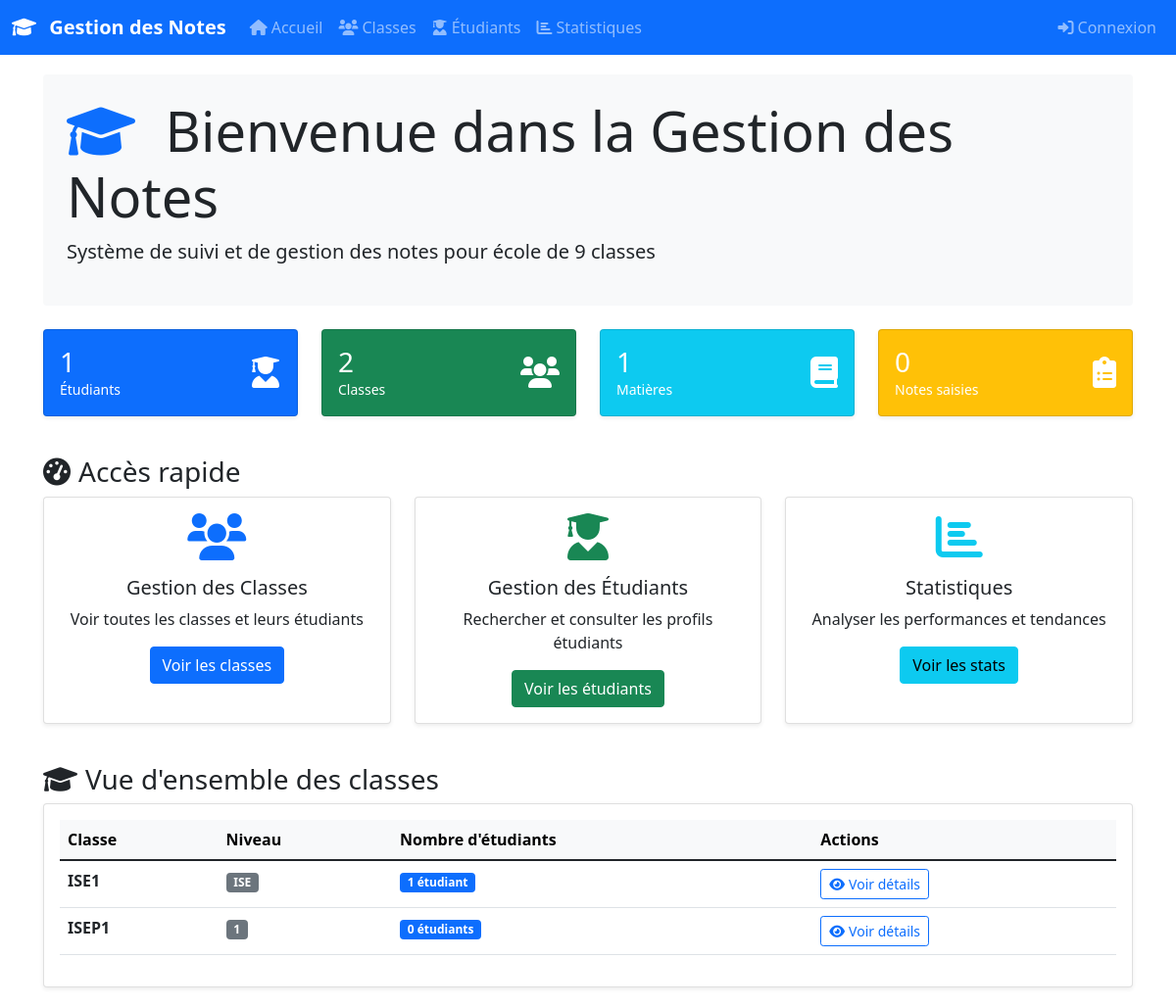
The page / on the database its author committed.
### APP/models.py (models this page shows, shortened)
class Classe(models.Model):
    nom = models.CharField(max_length=50, unique=True)
    niveau = models.CharField(max_length=20)
    annee_scolaire = models.CharField(max_length=10, default="2024-2025")
    class Meta:
        ordering = ['nom']

### APP/views.py (the view)
# urls.py: path('', views.accueil, name='accueil'),
def accueil(request):
    context = {
        'total_etudiants': Etudiant.objects.count(),
        'total_classes': Classe.objects.count(),
        'total_matieres': Matiere.objects.count(),
        'total_notes': Note.objects.count(),
        'classes': Classe.objects.annotate(
            nb_etudiants=Count('etudiants')
        ).order_by('nom')
    }
    return render(request, 'APP/accueil.html', context)

### templates/APP/accueil.html (shortened to what this page needs)
{% extends 'base.html' %}
{% block content %}
<div class="container-fluid">
    <div class="row mb-4">
        <div class="col-12">
            <div class="jumbotron bg-light p-4 rounded">
                <h1 class="display-4">
                    <i class="fas fa-graduation-cap text-primary me-3"></i>
                    Bienvenue dans la Gestion des Notes
                </h1>
                <p class="lead">Système de suivi et de gestion des notes pour école de 9 classes</p>
            </div>
        </div>
    </div>
    <div class="row mb-4">
        <div class="col-lg-3 col-md-6 mb-3">
            <div class="card stat-card bg-primary text-white h-100">
                <div class="card-body d-flex align-items-center">
                    <div class="flex-grow-1">
                        <div class="h3 mb-0">{{ total_etudiants }}</div>
                        <div class="small">Étudiants</div>
                    </div>
                    <div class="ms-3">
                        <i class="fas fa-user-graduate fa-2x"></i>
                    </div>
                </div>
            </div>
        </div>
        <div class="col-lg-3 col-md-6 mb-3">
            <div class="card stat-card bg-success text-white h-100">
                <div class="card-body d-flex align-items-center">
                    <div class="flex-grow-1">
                        <div class="h3 mb-0">{{ total_classes }}</div>
                        <div class="small">Classes</div>
                    </div>
                    <div class="ms-3">
                        <i class="fas fa-users fa-2x"></i>
                    </div>
                </div>
            </div>
        </div>
        <div class="col-lg-3 col-md-6 mb-3">
            <div class="card stat-card bg-info text-white h-100">
                <div class="card-body d-flex align-items-center">
                    <div class="flex-grow-1">
                        <div class="h3 mb-0">{{ total_matieres }}</div>
                        <div class="small">Matières</div>
                    </div>
                    <div class="ms-3">
                        <i class="fas fa-book fa-2x"></i>
                    </div>
                </div>
            </div>
        </div>
        <div class="col-lg-3 col-md-6 mb-3">
            <div class="card stat-card bg-warning text-white h-100">
                <div class="card-body d-flex align-items-center">
                    <div class="flex-grow-1">
                        <div class="h3 mb-0">{{ total_notes }}</div>
                        <div class="small">Notes saisies</div>
                    </div>
                    <div class="ms-3">
                        <i class="fas fa-clipboard-list fa-2x"></i>
                    </div>
                </div>
            </div>
        </div>
    </div>
    <div class="row mb-4">
        <div class="col-12">
            <h3><i class="fas fa-tachometer-alt me-2"></i>Accès rapide</h3>
        </div>
        <div class="col-lg-4 col-md-6 mb-3">
            <div class="card h-100">
                <div class="card-body text-center">
                    <i class="fas fa-users fa-3x text-primary mb-3"></i>
                    <h5 class="card-title">Gestion des Classes</h5>
                    <p class="card-text">Voir toutes les classes et leurs étudiants</p>
                    <a href="{% url 'liste_classes' %}" class="btn btn-primary">Voir les classes</a>
                </div>
            </div>
        </div>
        <div class="col-lg-4 col-md-6 mb-3">
            <div class="card h-100">
                <div class="card-body text-center">
                    <i class="fas fa-user-graduate fa-3x text-success mb-3"></i>
                    <h5 class="card-title">Gestion des Étudiants</h5>
                    <p class="card-text">Rechercher et consulter les profils étudiants</p>
                    <a href="{% url 'liste_etudiants' %}" class="btn btn-success">Voir les étudiants</a>
                </div>
            </div>
        </div>
        <div class="col-lg-4 col-md-6 mb-3">
            <div class="card h-100">
                <div class="card-body text-center">
                    <i class="fas fa-chart-bar fa-3x text-info mb-3"></i>
                    <h5 class="card-title">Statistiques</h5>
                    <p class="card-text">Analyser les performances et tendances</p>
                    <a href="{% url 'statistiques' %}" class="btn btn-info">Voir les stats</a>
                </div>
            </div>
        </div>
    </div>
    {% if classes %}
    <div class="row">
        <div class="col-12">
            <h3><i class="fas fa-graduation-cap me-2"></i>Vue d'ensemble des classes</h3>
            <div class="card">
                <div class="card-body">
                    <div class="table-responsive">
                        <table class="table table-hover">
                            <thead class="table-light">
                                <tr>
                                    <th>Classe</th>
                                    <th>Niveau</th>
                                    <th>Nombre d'étudiants</th>
                                    <th>Actions</th>
                                </tr>
                            </thead>
                            <tbody>
                                {% for classe in classes %}
                                <tr>
                                    <td>
                                        <strong>{{ classe.nom }}</strong>
                                    </td>
                                    <td>
                                        <span class="badge bg-secondary">{{ classe.niveau }}</span>
                                    </td>
                                    <td>
                                        <span class="badge bg-primary">{{ classe.nb_etudiants }} étudiant{{ classe.nb_etudiants|pluralize }}</span>
                                    </td>
                                    <td>
                                        <a href="{% url 'detail_classe' classe.id %}" class="btn btn-sm btn-outline-primary">
                                            <i class="fas fa-eye me-1"></i>Voir détails
                                        </a>
                                    </td>
                                </tr>
                                {% endfor %}
                            </tbody>
                        </table>
                    </div>
                </div>
            </div>
        </div>
    </div>
    {% endif %}
</div>
{% endblock %}

### templates/base.html (style rules this page uses)
.card { box-shadow: 0 0.125rem 0.25rem rgba(0, 0, 0, 0.075); border: 1px solid rgba(0, 0, 0, 0.125); }
.stat-card { transition: transform 0.2s; }

### rows shown on the page
Classe: nom "ISE1", niveau "ISE", nb_etudiants "1"
Classe: nom "ISEP1", niveau "1", nb_etudiants "0"

### other values the page prints
{{ total_etudiants }} "1"
{{ total_classes }} "2"
{{ total_matieres }} "1"
{{ total_notes }} "0"
